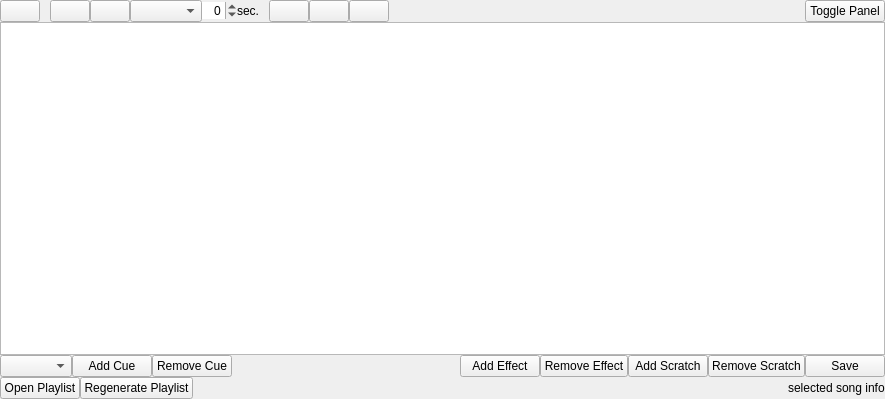
<?xml version="1.0" encoding="UTF-8"?>
<ui version="4.0">
 <class>DlgAutoDJ</class>
 <widget class="QWidget" name="DlgAutoDJ">
  <property name="geometry">
   <rect>
    <x>0</x>
    <y>0</y>
    <width>885</width>
    <height>399</height>
   </rect>
  </property>
  <property name="windowTitle">
   <string>Auto DJ</string>
  </property>
  <layout class="QVBoxLayout" name="verticalLayout">
   <property name="spacing">
    <number>0</number>
   </property>
   <property name="leftMargin">
    <number>0</number>
   </property>
   <property name="topMargin">
    <number>0</number>
   </property>
   <property name="rightMargin">
    <number>0</number>
   </property>
   <property name="bottomMargin">
    <number>0</number>
   </property>
   <item>
    <layout class="QHBoxLayout" name="horizontalLayout">
     <property name="spacing">
      <number>0</number>
     </property>
     <property name="leftMargin">
      <number>0</number>
     </property>
     <property name="topMargin">
      <number>0</number>
     </property>
     <property name="rightMargin">
      <number>0</number>
     </property>
     <property name="bottomMargin">
      <number>0</number>
     </property>
     <item>
      <widget class="QPushButton" name="pushButtonAutoDJ">
       <property name="sizePolicy">
        <sizepolicy hsizetype="Preferred" vsizetype="Fixed">
         <horstretch>0</horstretch>
         <verstretch>0</verstretch>
        </sizepolicy>
       </property>
       <property name="checkable">
        <bool>true</bool>
       </property>
      </widget>
     </item>
     <item>
      <spacer name="horizontalSpacer_2">
       <property name="orientation">
        <enum>Qt::Horizontal</enum>
       </property>
       <property name="sizeType">
        <enum>QSizePolicy::Fixed</enum>
       </property>
       <property name="sizeHint" stdset="0">
        <size>
         <width>10</width>
         <height>1</height>
        </size>
       </property>
      </spacer>
     </item>
     <item>
      <widget class="QPushButton" name="pushButtonFadeNow">
       <property name="sizePolicy">
        <sizepolicy hsizetype="Preferred" vsizetype="Fixed">
         <horstretch>0</horstretch>
         <verstretch>0</verstretch>
        </sizepolicy>
       </property>
      </widget>
     </item>
     <item>
      <widget class="QPushButton" name="pushButtonSkipNext">
       <property name="sizePolicy">
        <sizepolicy hsizetype="Preferred" vsizetype="Fixed">
         <horstretch>0</horstretch>
         <verstretch>0</verstretch>
        </sizepolicy>
       </property>
       <property name="checkable">
        <bool>false</bool>
       </property>
      </widget>
     </item>
     <item>
      <widget class="QComboBox" name="fadeModeCombobox"/>
     </item>
     <item>
      <widget class="QSpinBox" name="spinBoxTransition">
       <property name="sizePolicy">
        <sizepolicy hsizetype="Fixed" vsizetype="Fixed">
         <horstretch>0</horstretch>
         <verstretch>0</verstretch>
        </sizepolicy>
       </property>
       <property name="frame">
        <bool>false</bool>
       </property>
       <property name="alignment">
        <set>Qt::AlignRight|Qt::AlignTrailing|Qt::AlignVCenter</set>
       </property>
       <property name="minimum">
        <number>-9</number>
       </property>
      </widget>
     </item>
     <item>
      <widget class="QLabel" name="labelTransitionAppendix">
       <property name="text">
        <string>sec.</string>
       </property>
      </widget>
     </item>
     <item>
      <spacer name="horizontalSpacer_3">
       <property name="orientation">
        <enum>Qt::Horizontal</enum>
       </property>
       <property name="sizeType">
        <enum>QSizePolicy::Fixed</enum>
       </property>
       <property name="sizeHint" stdset="0">
        <size>
         <width>10</width>
         <height>1</height>
        </size>
       </property>
      </spacer>
     </item>
     <item>
      <widget class="QPushButton" name="pushButtonShuffle">
       <property name="sizePolicy">
        <sizepolicy hsizetype="Preferred" vsizetype="Fixed">
         <horstretch>0</horstretch>
         <verstretch>0</verstretch>
        </sizepolicy>
       </property>
       <property name="checkable">
        <bool>false</bool>
       </property>
      </widget>
     </item>
     <item>
      <widget class="QPushButton" name="pushButtonAddRandom">
       <property name="sizePolicy">
        <sizepolicy hsizetype="Preferred" vsizetype="Fixed">
         <horstretch>0</horstretch>
         <verstretch>0</verstretch>
        </sizepolicy>
       </property>
      </widget>
     </item>
     <item>
      <widget class="QPushButton" name="pushButtonRepeatPlaylist">
       <property name="sizePolicy">
        <sizepolicy hsizetype="Preferred" vsizetype="Fixed">
         <horstretch>0</horstretch>
         <verstretch>0</verstretch>
        </sizepolicy>
       </property>
       <property name="checkable">
        <bool>true</bool>
       </property>
      </widget>
     </item>
     <item>
      <spacer name="horizontalSpacer">
       <property name="orientation">
        <enum>Qt::Horizontal</enum>
       </property>
       <property name="sizeHint" stdset="0">
        <size>
         <width>1</width>
         <height>20</height>
        </size>
       </property>
      </spacer>
     </item>
     <item>
      <widget class="QLabel" name="labelSelectionInfo">
       <property name="text">
        <string/>
       </property>
      </widget>
     </item>
     <item>
      <widget class="QPushButton" name="pushButtonTogglePanel">
       <property name="text">
        <string>Toggle Panel</string>
       </property>
      </widget>
     </item>
    </layout>
   </item>
   <item>
    <widget class="QTableView" name="m_pTrackTablePlaceholder">
     <property name="showGrid">
      <bool>true</bool>
     </property>
    </widget>
   </item>
   <item>
    <layout class="QVBoxLayout" name="verticalLayoutADJPanel">
     <item>
      <layout class="QHBoxLayout" name="horizontalLayoutCues">
       <item>
        <widget class="QComboBox" name="comboBoxCuePointType"/>
       </item>
       <item>
        <widget class="QPushButton" name="pushButtonAddCue">
         <property name="text">
          <string>Add Cue</string>
         </property>
        </widget>
       </item>
       <item>
        <widget class="QPushButton" name="pushButtonRemoveCue">
         <property name="text">
          <string>Remove Cue</string>
         </property>
        </widget>
       </item>
       <item>
        <spacer name="horizontalSpacer_4">
         <property name="orientation">
          <enum>Qt::Horizontal</enum>
         </property>
         <property name="sizeHint" stdset="0">
          <size>
           <width>40</width>
           <height>20</height>
          </size>
         </property>
        </spacer>
       </item>
       <item>
        <widget class="QPushButton" name="pushButtonAddEffect">
         <property name="text">
          <string>Add Effect</string>
         </property>
        </widget>
       </item>
       <item>
        <widget class="QPushButton" name="pushButtonRemoveEffect">
         <property name="text">
          <string>Remove Effect</string>
         </property>
        </widget>
       </item>
       <item>
        <widget class="QPushButton" name="pushButtonAddScratch">
         <property name="text">
          <string>Add Scratch</string>
         </property>
        </widget>
       </item>
       <item>
        <widget class="QPushButton" name="pushButtonRemoveScratch">
         <property name="text">
          <string>Remove Scratch</string>
         </property>
        </widget>
       </item>
       <item>
        <widget class="QPushButton" name="pushButtonSave">
         <property name="text">
          <string>Save</string>
         </property>
        </widget>
       </item>
      </layout>
     </item>
     <item>
      <layout class="QHBoxLayout" name="horizontalLayoutPlaylists">
       <item>
        <widget class="QPushButton" name="pushButtonOpenPlaylist">
         <property name="text">
          <string>Open Playlist</string>
         </property>
        </widget>
       </item>
       <item>
        <widget class="QPushButton" name="pushButtonRegeneratePlaylist">
         <property name="text">
          <string>Regenerate Playlist</string>
         </property>
        </widget>
       </item>
       <item>
        <spacer name="horizontalSpacer_5">
         <property name="orientation">
          <enum>Qt::Horizontal</enum>
         </property>
         <property name="sizeHint" stdset="0">
          <size>
           <width>40</width>
           <height>20</height>
          </size>
         </property>
        </spacer>
       </item>
       <item>
        <widget class="QLabel" name="labelSelectedSongInfo">
         <property name="text">
          <string>selected song info</string>
         </property>
        </widget>
       </item>
      </layout>
     </item>
    </layout>
   </item>
  </layout>
 </widget>
 <resources>
  <include location="../../../res/mixxx.qrc"/>
 </resources>
 <connections/>
</ui>
